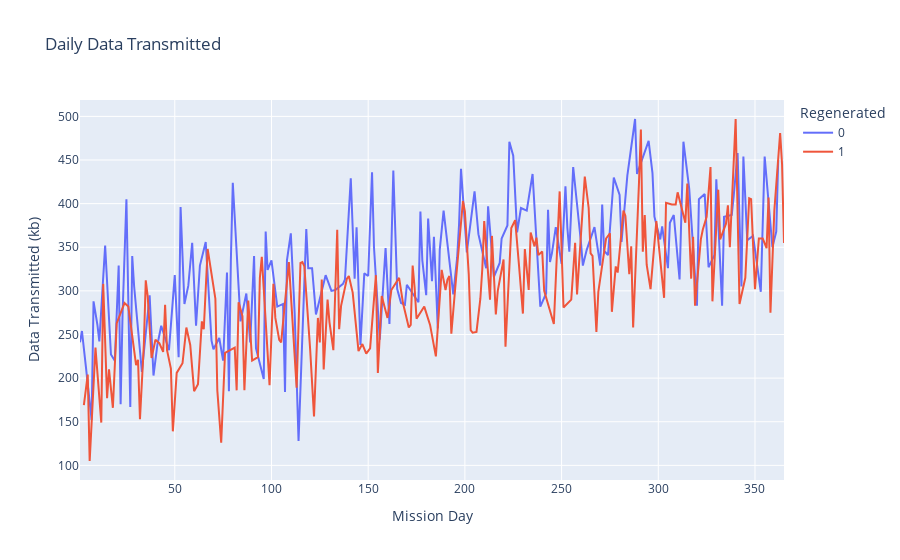

Write notebook code for a chart like this one.
### Code cell
px.line(df, x=df.index, y='data', title='Daily Data Transmitted', color='regen', **plotly_options)

### Figure 1 — Plotly figure (JSON) as saved in the notebook; plotly's stock layout.template omitted (floating-point values rounded to 4 significant figures; data arrays with more than 128 entries replaced by an {"elided": "..."} marker saying what was removed)
{"data": [{"hovertemplate": "Regenerated=0<br>Mission Day=%{x}<br>Data Transmitted (kb)=%{y}<extra></extra>", "legendgroup": "0", "line": {"color": "#636efa", "dash": "solid"}, "marker": {"symbol": "circle"}, "mode": "lines", "name": "0", "orientation": "v", "showlegend": true, "type": "scatter", "x": {"elided": "170 int values"}, "xaxis": "x", "y": {"elided": "170 int values"}, "yaxis": "y"}, {"hovertemplate": "Regenerated=1<br>Mission Day=%{x}<br>Data Transmitted (kb)=%{y}<extra></extra>", "legendgroup": "1", "line": {"color": "#EF553B", "dash": "solid"}, "marker": {"symbol": "circle"}, "mode": "lines", "name": "1", "orientation": "v", "showlegend": true, "type": "scatter", "x": {"elided": "195 int values"}, "xaxis": "x", "y": {"elided": "195 int values"}, "yaxis": "y"}], "layout": {"legend": {"title": {"text": "Regenerated"}, "tracegroupgap": 0}, "title": {"text": "Daily Data Transmitted"}, "xaxis": {"anchor": "y", "domain": [0, 1], "title": {"text": "Mission Day"}}, "yaxis": {"anchor": "x", "domain": [0, 1], "title": {"text": "Data Transmitted (kb)"}}}}
